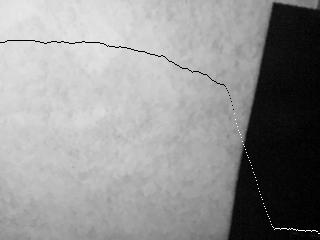

Write the Python code that produced this figure.
from picamera2 import Picamera2
from PIL import Image
import time
import numpy as np

WIDTH = 320
HEIGHT= 240

def sum_px_per_column(image):
	"""
	Takes a 2d array of a grey image and returns a 1d array of values
	"""
	column_sums = np.sum(image, axis=0)
	return column_sums

def add_graph_to_image(sums, image):
	for x in range(WIDTH):
		y = int(sums[x] / HEIGHT)
		image[HEIGHT - y, x] = 0 if y > 128 else 255
	

picam2 = Picamera2()
config = picam2.create_preview_configuration({'format':'YUV420', 'size': (WIDTH, HEIGHT)})
picam2.configure(config)
picam2.start()
print("start")
times = []
sums = np.array([])

for i in range(0,3):
	startTime = time.time()
	yuv = picam2.capture_array()
	grey = yuv[:HEIGHT, :WIDTH]
	sums = sum_px_per_column(grey)
	#timing stats
	times.append(round((time.time() - startTime)*1000))

#print timing stats
times_np = np.array(times)
print(f"[{np.min(times_np): .0f}ms, {np.max(times_np): .0f}ms, {np.mean(times_np): .0f}ms]")

#print sums
add_graph_to_image(sums, grey)

#save image from array
im2 = Image.fromarray(grey)
im2.save("sum.jpg")
